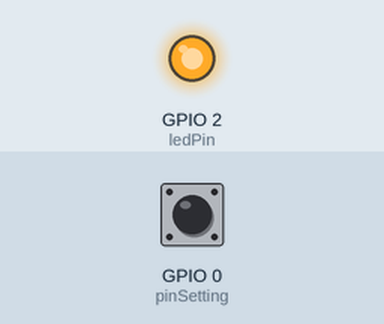
Simulated run of this sketch. Board: ESP32. Parts: output pins drawn as LEDs (lit = HIGH). Dashed ring = blinking. The inputs (shaded band) are chosen by the test bench; at power-on: GPIO 0 (pinSetting) HIGH. EEPROM starts erased; nothing arrives over Bluetooth unless stated; what the sketch prints to the serial monitor is not drawn.

Above: at 1.6 s.
1.7 s: GPIO 0 (pinSetting) pulled LOW for 1 s
At 2.16 s:
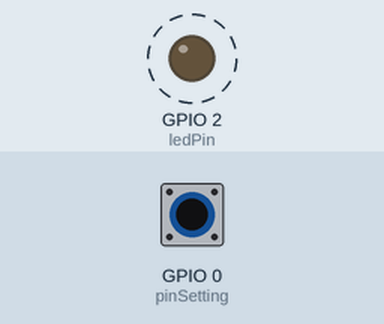
7.4 s: GPIO 0 (pinSetting) pulled LOW for 0.15 s
At 8.2 s:
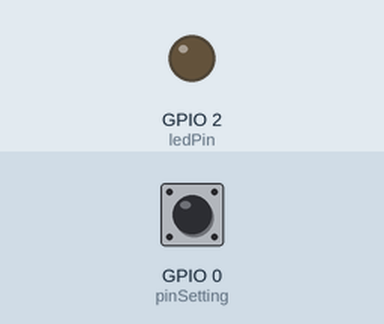
9.2 s: GPIO 0 (pinSetting) pulsed LOW 2 times (0.12 s each, 0.3 s apart)
At 9.66 s:
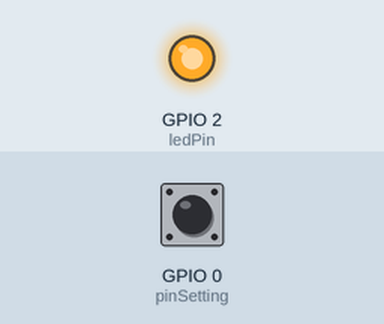
Timing chart, 0 to 12.2 s (numbered marks = the images above; inputs shaded):
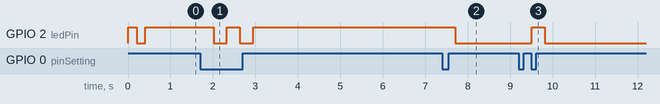

The sketch:

Joystick-ESP32.ino
```cpp
#include <Ps3Controller.h>
#include <EEPROM.h>
#include "Variabel.h"

#define ledPin 2
#define pinSetting 0

#define ledON digitalWrite(ledPin, HIGH)
#define ledOFF digitalWrite(ledPin, LOW)

//char *MAC = "78:dd:08:65:53:bb"; //UUS
//char *MAC = "78:dd:08:65:53:ba"; //ERO
char *MAC = "40:22:d8:5f:0b:26"; //ROS
//char *MAC = "ac:67:b2:2d:22:ae"; //stikku
//40:22:d8:5f:0b:26


void onConnect() {
  Serial.println("Connected!.");
  Ps3.setPlayer(1);
  ledON;
}

void notify() {
  xR =Ps3.data.analog.stick.rx;  // Right stick - x axis
  yR =-Ps3.data.analog.stick.ry;  // Right stick  - y axis
  xL =Ps3.data.analog.stick.lx;  // Left stick - x axis
  yL =-Ps3.data.analog.stick.ly;  // Left stick  - y axis

  X = Ps3.data.button.cross;
  S = Ps3.data.button.square;
  T = Ps3.data.button.triangle;
  C = Ps3.data.button.circle;

  up = Ps3.data.button.up;
  dw = Ps3.data.button.down;
  lf = Ps3.data.button.left;
  rg = Ps3.data.button.right;

  L1 = Ps3.data.button.l1;
  L2 = Ps3.data.button.l2;
  L3 = Ps3.data.button.l3;
  R1 = Ps3.data.button.r1;
  R2 = Ps3.data.button.r2;
  R3 = Ps3.data.button.r3;

  AL2 = Ps3.data.analog.button.l2;
  AR2 = Ps3.data.analog.button.r2;

  SELECT = Ps3.data.button.select;
  START = Ps3.data.button.start;

  BATT = Ps3.data.status.battery;
}

void setup() {
  Serial.begin(9600);
  Serial2.begin(9600);
  pinMode(ledPin, OUTPUT);
  pinMode(pinSetting, INPUT_PULLUP);

  Ps3.attach(notify);
  Ps3.attachOnConnect(onConnect);

  bool initPS3 = Ps3.begin(MAC);

  if(initPS3==1){
    Serial.println("ESP32 Berhasil Inisialisasi");
  } else{
    Serial.println("ESP32 Gagal Inisialisasi");
  }

  EEPROM.begin(1023);
  EEPROM.get(addEE, EE);

  ledON;
  delay(200);
  ledOFF;
  delay(200);
}

void loop() {
//  if(SELECT){setMode = 1;}
//  if(START){setMode = 0;}
  if(digitalRead(pinSetting) == 0){
    setMode = !setMode; delay(300);
  }

  if(setMode){
    unsigned long currentMillis = millis();
    if (currentMillis - previousMillis >= 600) {
      ledON;
      previousMillis = currentMillis;
    }else if (currentMillis - previousMillis >= 400) {
      ledOFF;
    }
  }

  if(R2==1){modeSpeed=2;}
  else if(L2==1){modeSpeed=0;}
  else {modeSpeed=1;}

  if(setMode){
    setValue[0] = EE.SPEED[modeSpeed];
    setValue[1] = EE.SPEEDR[modeSpeed];

//    unsigned long currentMillis1 = millis();
//    if (currentMillis1 - previousMillis1 >= 300) {
//      previousMillis1 = currentMillis1;
//
//      Serial.print(str("SPEED ") + str(tampilModeSpeed[modeSpeed]) + setValue[0] + str(" ROTASI : ") + setValue[1]);
//
//      Serial.print(" BATT : ");
//      if(BATT == ps3_status_battery_charging )      {Serial.print("charging ");}
//      else if(BATT == ps3_status_battery_full )     {Serial.print("FULL ");}
//      else if(BATT == ps3_status_battery_high )     {Serial.print("HIGH ");}
//      else if(BATT == ps3_status_battery_low)       {Serial.print("LOW ");}
//      else if(BATT == ps3_status_battery_dying )    {Serial.print("DYING ");}
//      else if(BATT == ps3_status_battery_shutdown ) {Serial.print("SHUTDOWN ");}
//      else {Serial.print("UNDEFINED ");}
//      Serial.println();
//    }

    if(up){
      changeValue = 1;
      setValue[0]++;
    }else if(dw){
      changeValue = 1;
      setValue[0]--;
    }

    if(rg){
      changeValue = 1;
      setValue[1]++;
    }else if(lf){
      changeValue = 1;
      setValue[1]--;
    }
  }

  if(changeValue == 1){
    changeValue = 0;
    EE.SPEED[modeSpeed] = setValue[0];
    EE.SPEEDR[modeSpeed] = setValue[1];

    EEPROM.put(addEE, EE);
    EEPROM.commit();

    delay(2);
  }

  yL = constrain(yL,-127,127);
  xL = constrain(xL,-127,127);
  yR = constrain(yR,-127,127);
  xR = constrain(xR,-127,127);

  if(modeSpeed==2){
    SPEED = map(AR2, 0, 255, EE.SPEED[1], EE.SPEED[2]);
    SPEEDR = map(AR2, 0, 255, EE.SPEEDR[1], EE.SPEEDR[2]);
  } else if(modeSpeed==0){
    SPEED = map(AL2, 0, 255, EE.SPEED[1], EE.SPEED[0]);
    SPEEDR = map(AL2, 0, 255, EE.SPEEDR[1], EE.SPEEDR[0]);
  } else{
    SPEED = EE.SPEED[1];
    SPEEDR = EE.SPEEDR[1];
  }

  pwmY = map(yL,-127, 127, -SPEED, SPEED);
  pwmX = map(xL,-127, 127, -SPEED, SPEED);
  pwmW = map(xR,-127, 127, -SPEEDR, SPEEDR);

  if(!setMode){
//    ledON;
    if(up){
      pwmY = SPEED;
    }
    if(dw){
      pwmY = -SPEED;
    }
    if(rg){
      pwmX = SPEED;
    }
    if(lf){
      pwmX = -SPEED;
    }
  }


  if(SPEED > SPEEDR){
    maxPWM = SPEED;
  } else {
    maxPWM = SPEEDR;
  }

  maxPWM = constrain(maxPWM, MINPWM, MAXPWM);

//  robotMove(pwmX, pwmY, -pwmW, 0, maxPWM);

//  Serial.print(str("#") + pwmX + str("#") + pwmY + str("#") + pwmW + str("#") + maxPWM + str("#"));
  Serial.print(str("#") + yL + str("#") + xL + str("#") + xR + str("#") + yR + str("#"));
//  for (int i = 15; i >= 0; i--) {
//    Serial.print(bitRead(dataTombol, i)); // Tampilkan bit ke-i dari data
//  }
  Serial.print(dataTombol);
  Serial.println("#$");

//  Serial2.print(str("#") + pwmX + str("#") + pwmY + str("#") + pwmW + str("#") + maxPWM + str("#"));
  Serial2.print(str("#") + yL + str("#") + xL + str("#") + xR + str("#") + yR + str("#"));
//  for (int i = 15; i >= 0; i--) {
//    Serial2.print(bitRead(dataTombol, i)); // Tampilkan bit ke-i dari data
//  }
  Serial2.print(dataTombol);
  Serial2.println("#$");

  joyConnect = Ps3.isConnected();
  if (joyConnect && !setMode) {
    dataTombol = L2<<15 | L1<<14 | R2<<13 | R1<<12 | up<<11 | dw<<10 | lf<<9 | rg<<8 | T<<7 | X<<6 | S<<5 | C<<4 | SELECT<<3 | START<<2 | L3<<1 | R3;
    ledON;
  } else {
    xL=0; yL=0; xR=0; yR=0;
    X=0; S=0; T=0; C=0;
    up=0; dw=0; lf=0; rg=0;
    L1=0; L2=0; L3=0; R1=0; R2=0; R3=0; AL2=0; AR2=0;
    SELECT=0; START=0;
    BATT=0;
    pwmX=0; pwmY=0; pwmW=0; maxPWM=0;
    ledOFF;
  }

  delay(10);
}
```

Motor.ino
```cpp
//  M1 = motot kanan depan
//  M2 = motot kanan belakang
//  M3 = motot kiri belakang
//  M4 = motot kiri depan
int derM1 = 45, derM2 = 315, derM3 = 225, derM4 = 135;

float vM1,vM2,vM3,vM4;
void robotMove(int X, int Y, int W, int G, int maxx){
  float  v1, v2, v3, v4, tV1, tV2, tV3, tV4;

  vM1 = -(sin(radians(derM1)) * X) + (cos(radians(derM1)) * Y) + (W + G);
  vM2 = -(sin(radians(derM2)) * X) + (cos(radians(derM2)) * Y) + (W + G);
  vM3 = -(sin(radians(derM3)) * X) + (cos(radians(derM3)) * Y) + (W + G);
  vM4 = -(sin(radians(derM4)) * X) + (cos(radians(derM4)) * Y) + (W + G);

  v1 = abs(vM1);
  v2 = abs(vM2);
  v3 = abs(vM3);
  v4 = abs(vM4);

  if(vM1>0){tV1=1;} else{tV1=-1;}
  if(vM2>0){tV2=1;} else{tV2=-1;}
  if(vM3>0){tV3=1;} else{tV3=-1;}
  if(vM4>0){tV4=1;} else{tV4=-1;}

  if(v1>v2 && v1>v3 && v1>v4 && v1>maxx){
    vM1 = tV1*maxx;
    vM2 = tV2*maxx*(v2/v1);
    vM3 = tV3*maxx*(v3/v1);
    vM4 = tV4*maxx*(v4/v1);
  }

  if(v2>v1 && v2>v3 && v2>v4 && v2>maxx){
    vM1 = tV1*maxx*(v1/v2);
    vM2 = tV2*maxx;
    vM3 = tV3*maxx*(v3/v2);
    vM4 = tV4*maxx*(v4/v2);
  }

  if(v3>v1 && v3>v2 && v3>v4 && v3>maxx){
    vM1 = tV1*maxx*(v1/v3);
    vM2 = tV2*maxx*(v2/v3);
    vM3 = tV3*maxx;
    vM4 = tV4*maxx*(v4/v3);
  }

  if(v4>v1 && v4>v2 && v4>v3 && v4>maxx){
    vM1 = tV1*maxx*(v1/v4);
    vM2 = tV2*maxx*(v2/v4);
    vM3 = tV3*maxx*(v3/v4);
    vM4 = tV4*maxx;
  }

  pRF = vM1;
  pRR = vM2;
  pLR = vM3;
  pLF = vM4;


}
```

Variabel.h
```cpp
typedef String str;

#define MAXPWM 255
#define MINPWM 30

#define addEE 0

bool setMode = 0;

byte setValue[2];

//joystick variable
int xL=0, yL=0, xR=0, yR=0;
byte X=0,S=0,T=0,C=0;
byte up=0,dw=0,lf=0,rg=0;
byte L1=0,L2=0,L3=0,R1=0,R2=0,R3=0, AL2=0, AR2=0;
byte SELECT=0, START=0;
byte BATT=0;

uint16_t dataTombol = 0;

byte SPEED = 0, SPEEDR;
int pwmX, pwmY, pwmW;
float maxPWM=100;

float pLF=0;
float pRF=0;
float pLR=0;
float pRR=0;

struct valEE {
  uint8_t SPEED[3] = {70, 180, 255};
  uint8_t SPEEDR[3] = {70, 180, 255};
}; valEE EE;

byte modeSpeed = 1;

bool joyConnect = 0;
bool changeValue = 0;

unsigned long previousMillis = 0, previousMillis1 = 0;

#define maxModeSpeed 3
String tampilModeSpeed[maxModeSpeed] = {
  "SLOW   : ",
  "NORMAL : ",
  "FAST   : ",
};
```

Measured:
- after the input at 1.7 s, GPIO 2 (ledPin): alternates HIGH for 0.31 s and LOW for 0.31 s, 4 changes in all, then stays HIGH, starting after 0.31 s
- after the input at 7.4 s, GPIO 2 (ledPin): HIGH → LOW after 0.31 s
- after the input at 9.2 s, GPIO 2 (ledPin): LOW → HIGH after 0.31 s, → LOW 0.31 s later
